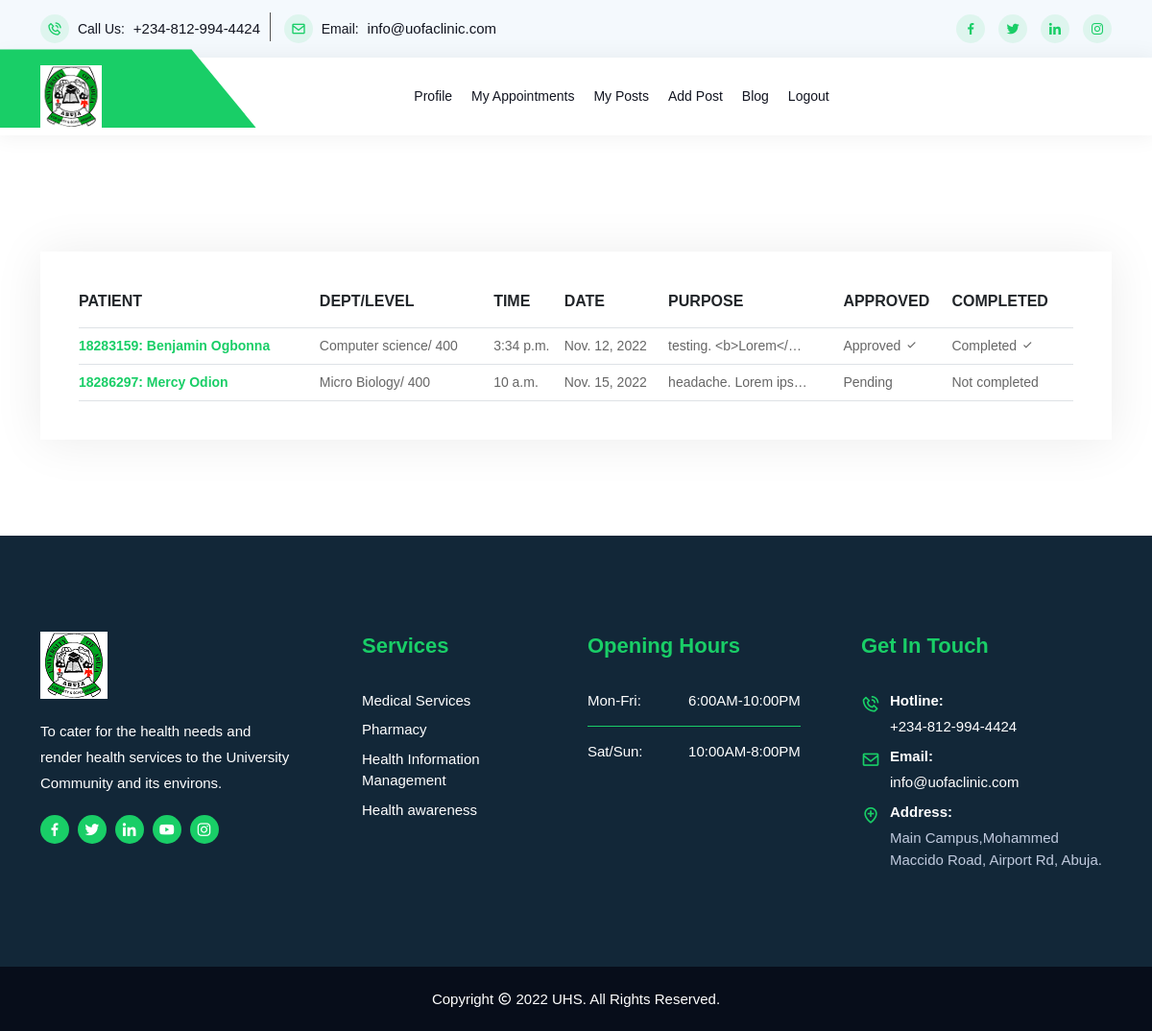
The app's page /doctor/appointments (signed in) with its own data.
### patient/models.py (models this page shows, shortened)
class Appointment(models.Model):
    doctor = models.ForeignKey(Doctor, related_name='appointments', on_delete=models.CASCADE)
    patient = models.ForeignKey(Patient, related_name='appointments', on_delete=models.CASCADE)
    time = models.TimeField(blank=False)
    date = models.DateField(blank=False)
    purpose = models.TextField(blank=False)
    approved = models.BooleanField(max_length=15, default=False)
    completed = models.BooleanField(max_length=15, default=False)

class Patient(models.Model):
    GENDER = (
        ('female', 'Female'),
        ('male', 'Male'),
    )
    BLOOD_GROUP = (
        ('A+', 'A+'),
        ('A-', 'A-'),
        ('B+', 'B+'),
        ('B-', 'B-'),
        ('AB+', 'AB+'),
        ('AB-', 'AB-'),
        ('O+', 'O+'),
        ('O-', 'O-'),
    )
    username = models.OneToOneField(User, on_delete=models.CASCADE)
    card_number = models.CharField(max_length=12, unique=True)
    phone = models.CharField(max_length=20, blank=True, default='')
    gender = models.CharField(choices=GENDER, max_length=30, blank=True, default='')
    age = models.PositiveIntegerField(default=0, blank=True)
    department = models.CharField(max_length=255, blank=True, default='')
    level = models.CharField(max_length=20, blank=True, default='')
    blood_group = models.CharField(choices=BLOOD_GROUP, max_length=20, blank=True, default='')
    genotype = models.CharField(max_length=20, blank=True, default='')
    address = models.CharField(max_length=200, blank=True, default='')

### doctor/views.py (the view)
# urls.py: path('doctor/appointments', views.doctor_appointments, name='appointments'),
@cache_control(no_cache=True, must_revalidate=True, no_store=True)
@login_required
def doctor_appointments(request):
    user = request.user.doctor
    appointment_list = user.appointments.all().order_by('date')
    context = {
        'appointment_list': appointment_list,
    }
    return render(request, 'doctor/appointments.html', context)

### templates/doctor/appointments.html (shortened to what this page needs)
{% extends 'base.html' %}
{% load bootstrap4 %}
{% load static %}
{% block content %}<br/>
<section class="cart-area ptb-100">
    <div class="container">
        <div class="row">
            <div class="col-lg-12 col-md-12">
                <div class="cart-wraps">
                    {% if appointment_list.count > 0 %}
                        <div class="cart-table table-responsive">
                            <table class="table table-bordered">
                                <thead>
                                    <tr>
                                        <th scope="col">Patient</th>
                                         <th scope="col">Dept/Level</th>
                                        <th scope="col">Time</th>
                                        <th scope="col">Date</th>
                                        <th scope="col">Purpose</th>
                                        <th scope="col">Approved</th>
                                        <th scope="col">Completed</th>
                                    </tr>
                                </thead>
                                <tbody>
                                {% for appointment in appointment_list %}
                                    <tr>
                                        <td class="product-thumbnail">
                                            <a href="{% url 'doctor:edit_appointment' appointment.id %}">
                                                <b>
                                                    {{ appointment.patient.username.username }}:
                                                    {{ appointment.patient.username.first_name }}
                                                    {{ appointment.patient.username.last_name }}
                                                </b>
                                            </a>
                                        </td>
                                        <td class="product-name">
                                            {{ appointment.patient.department }}/
                                            {{ appointment.patient.level }}
                                        </td>
                                        <td class="product-name">
                                            {{ appointment.time }}
                                        </td>
                                        <td class="product-price">
                                            <span class="unit-amount">
                                               {{ appointment.date }}
                                            </span>
                                        </td>
                                        <td class="product-quantity">
                                            {{ appointment.purpose|truncatechars:20 }}
                                        </td>
                                        <td class="product-subtotal">
                                            {% if appointment.approved == True %}
                                                Approved <i class="bx bx-check"></i>
                                            {% else %}
                                                Pending
                                            {% endif %}
                                        </td>
                                        <td class="product-subtotal">
                                            {% if appointment.completed == True %}
                                                Completed <i class="bx bx-check"></i>
                                            {% else %}
                                                Not completed
                                            {% endif %}
                                        </td>
                                    </tr>
                                {% endfor %}
                                </tbody>
                            </table>
                        </div>
                    {% endif %}
                </div>
            </div>
        </div>
    </div>
</section>
{% endblock %}

### records on screen
Appointment: patient.username.username "18283159", patient.username.first_name "Benjamin", patient.username.last_name "Ogbonna", patient.department "Computer science", patient.level "400", time "3:34 p.m.", date "Nov. 12, 2022", purpose "testing. <b>Lorem</…", approved "Approved", completed "Completed"
Appointment: patient.username.username "18286297", patient.username.first_name "Mercy", patient.username.last_name "Odion", patient.department "Micro Biology", patient.level "400", time "10 a.m.", date "Nov. 15, 2022", purpose "headache. Lorem ips…", approved "Pending", completed "Not completed"
